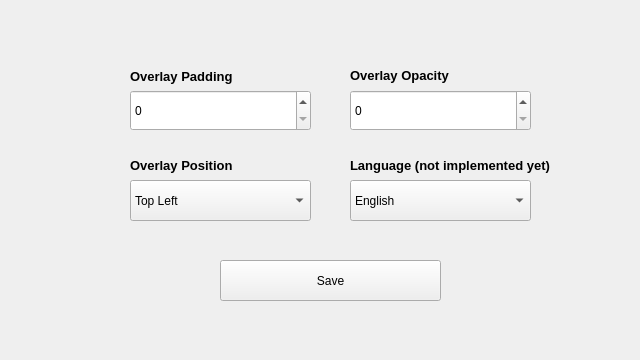
<?xml version="1.0" encoding="UTF-8"?>
<ui version="4.0">
 <class>SettingsWindow</class>
 <widget class="QWidget" name="SettingsWindow">
  <property name="geometry">
   <rect>
    <x>0</x>
    <y>0</y>
    <width>640</width>
    <height>360</height>
   </rect>
  </property>
  <property name="windowTitle">
   <string>Settings</string>
  </property>
  <property name="windowIcon">
   <iconset resource="../resources.qrc">
    <normaloff>:/resources/icon@3x.png</normaloff>:/resources/icon@3x.png</iconset>
  </property>
  <property name="autoFillBackground">
   <bool>false</bool>
  </property>
  <property name="locale">
   <locale language="English" country="UnitedStates"/>
  </property>
  <widget class="QSpinBox" name="INPUT_Opacity">
   <property name="geometry">
    <rect>
     <x>350</x>
     <y>90</y>
     <width>181</width>
     <height>41</height>
    </rect>
   </property>
   <property name="maximum">
    <number>100</number>
   </property>
  </widget>
  <widget class="QSpinBox" name="INPUT_Padding">
   <property name="geometry">
    <rect>
     <x>130</x>
     <y>90</y>
     <width>181</width>
     <height>41</height>
    </rect>
   </property>
  </widget>
  <widget class="QComboBox" name="comboBox">
   <property name="geometry">
    <rect>
     <x>350</x>
     <y>180</y>
     <width>181</width>
     <height>41</height>
    </rect>
   </property>
   <item>
    <property name="text">
     <string>English</string>
    </property>
   </item>
   <item>
    <property name="text">
     <string>Polish</string>
    </property>
   </item>
  </widget>
  <widget class="QPushButton" name="BTN_Save">
   <property name="geometry">
    <rect>
     <x>220</x>
     <y>260</y>
     <width>221</width>
     <height>41</height>
    </rect>
   </property>
   <property name="text">
    <string>Save</string>
   </property>
  </widget>
  <widget class="QComboBox" name="SELECT_Position">
   <property name="geometry">
    <rect>
     <x>130</x>
     <y>180</y>
     <width>181</width>
     <height>41</height>
    </rect>
   </property>
   <item>
    <property name="text">
     <string>Top Left</string>
    </property>
   </item>
   <item>
    <property name="text">
     <string>Top Right</string>
    </property>
   </item>
   <item>
    <property name="text">
     <string>Bottom Left</string>
    </property>
   </item>
   <item>
    <property name="text">
     <string>Bottom Right</string>
    </property>
   </item>
  </widget>
  <widget class="QLabel" name="label">
   <property name="geometry">
    <rect>
     <x>130</x>
     <y>155</y>
     <width>181</width>
     <height>21</height>
    </rect>
   </property>
   <property name="font">
    <font>
     <pointsize>10</pointsize>
     <bold>true</bold>
    </font>
   </property>
   <property name="text">
    <string>Overlay Position</string>
   </property>
  </widget>
  <widget class="QLabel" name="label_2">
   <property name="geometry">
    <rect>
     <x>130</x>
     <y>66</y>
     <width>181</width>
     <height>20</height>
    </rect>
   </property>
   <property name="font">
    <font>
     <pointsize>10</pointsize>
     <bold>true</bold>
    </font>
   </property>
   <property name="text">
    <string>Overlay Padding</string>
   </property>
  </widget>
  <widget class="QLabel" name="label_3">
   <property name="geometry">
    <rect>
     <x>350</x>
     <y>65</y>
     <width>181</width>
     <height>21</height>
    </rect>
   </property>
   <property name="font">
    <font>
     <pointsize>10</pointsize>
     <bold>true</bold>
    </font>
   </property>
   <property name="text">
    <string>Overlay Opacity</string>
   </property>
  </widget>
  <widget class="QLabel" name="label_4">
   <property name="geometry">
    <rect>
     <x>350</x>
     <y>155</y>
     <width>241</width>
     <height>21</height>
    </rect>
   </property>
   <property name="font">
    <font>
     <pointsize>10</pointsize>
     <bold>true</bold>
    </font>
   </property>
   <property name="text">
    <string>Language (not implemented yet)</string>
   </property>
  </widget>
 </widget>
 <resources>
  <include location="../resources.qrc"/>
 </resources>
 <connections/>
</ui>
